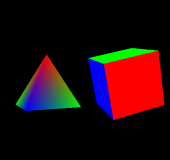
#> input picture lesson04/thumb.png, 170 x 160 px
$ python skeleton-image.py lesson04/thumb.png out.png   (Python 2 division)
#> lines starting #> are read from the running program, lines starting #| are printed output that depends on the picture; after the words box and inside, x2 and y2 are one past the last pixel; in counts of white or black regions, pixels touching at a corner belong together
from skimage import morphology
import cv2
import sys

if len(sys.argv) < 3:
    print "this-script input-image output-image"
    quit()

im = cv2.imread(sys.argv[1])
#> im is the input picture: shape (160, 170, 3); mean B, G, R 13.2, 9.9, 34.1
im = cv2.cvtColor(im, cv2.COLOR_BGR2GRAY)
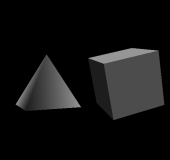
#> im: shape (160, 170); min 0, max 150, mean 17.5
im = cv2.threshold(im, 128, 255, cv2.THRESH_BINARY_INV)[1]
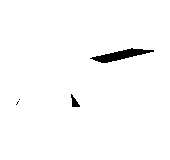
#> im: shape (160, 170); 98.3% white; 4 black regions (2 under 20 px), largest, box (x1, y1, x2, y2) and area: (90, 48, 154, 63) 410, (71, 94, 80, 107) 59
im = morphology.skeletonize(im > 0)
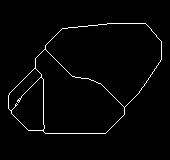
#> im: shape (160, 170) bool; 2% white in thin lines or dots, all inside (x1, y1, x2, y2) = (8, 23, 162, 134)
im = im * 255
cv2.imwrite(sys.argv[2], im)
